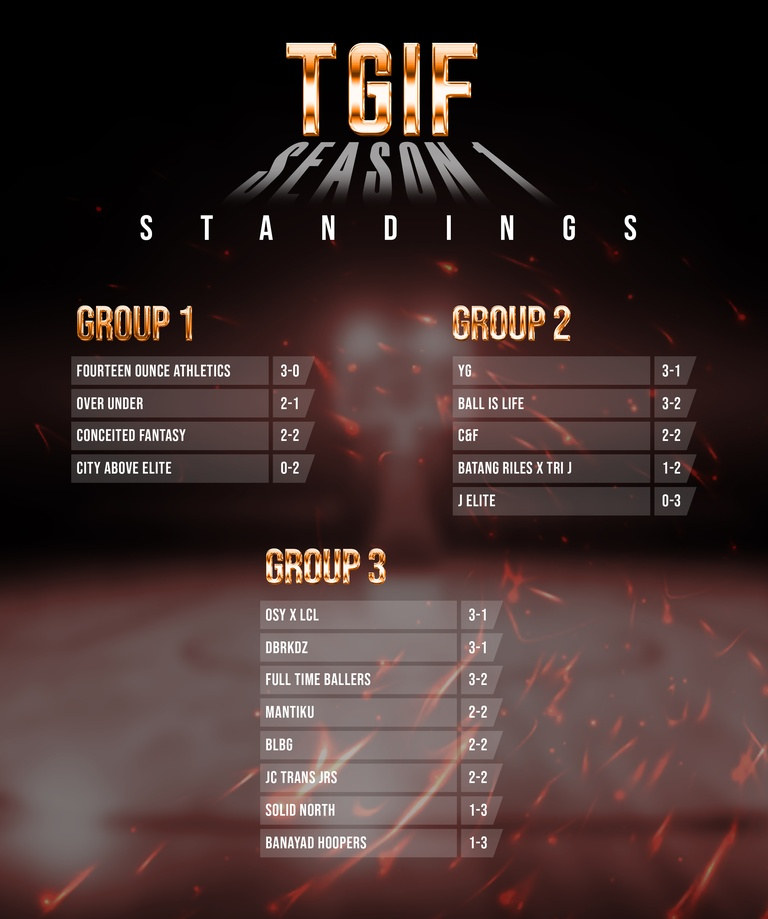
#> input picture TGIF STANDINGS (1).jpg, 768 x 919 px, shrunk from 2748 x 3291 before the run, found by its file name
$ python grid_ocr.py
#> lines starting #> are read from the running program, lines starting #| are printed output that depends on the picture
import pytesseract
from PIL import Image, ImageEnhance

img = Image.open('TGIF STANDINGS (1).jpg').convert('L')
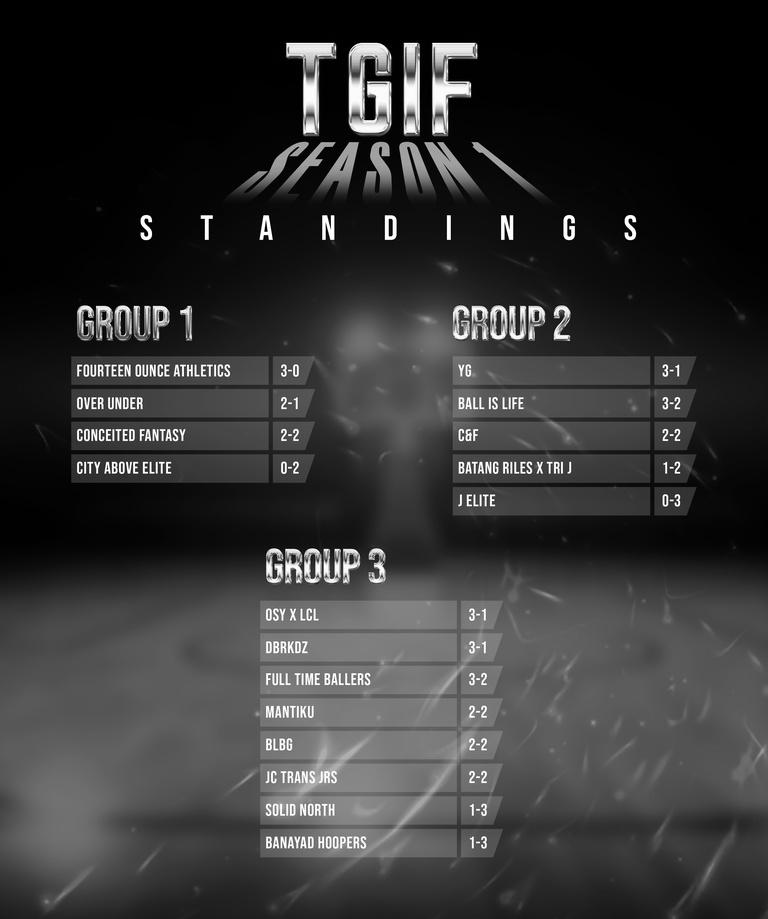
#> img: PIL image 768x919 L; min 0, max 255, mean 52.4
enhancer = ImageEnhance.Contrast(img)
img = enhancer.enhance(2.0)
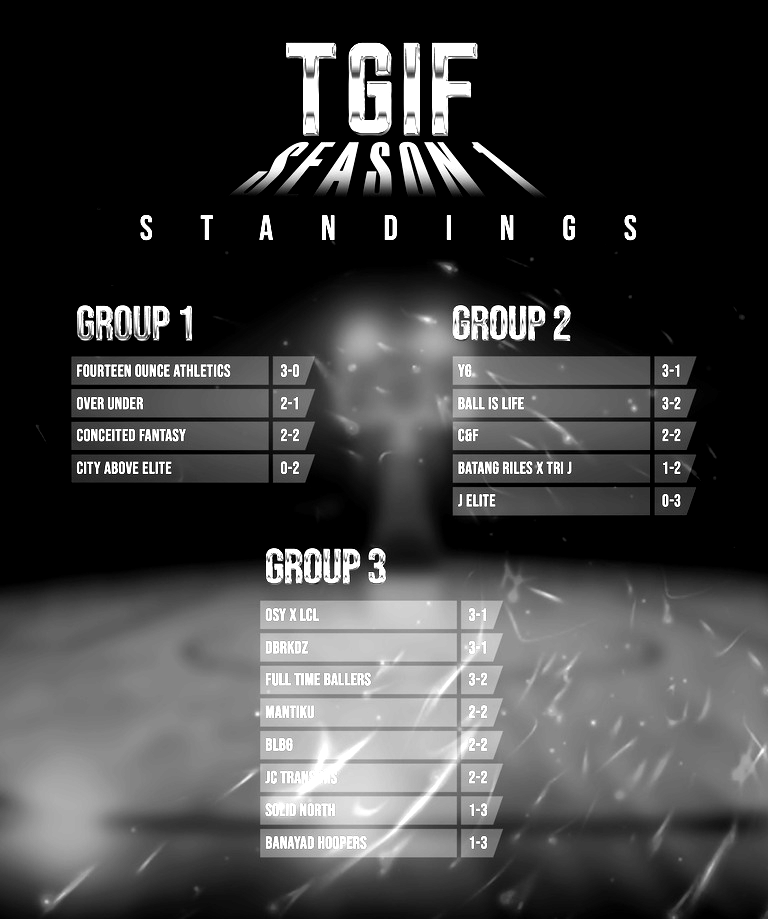
#> img: PIL image 768x919 L; min 0, max 255, mean 64.5

width, height = img.size
#> width = 768; height = 919
rows, cols = 3, 3

for r in range(rows):
    for c in range(cols):
        left = c * (width // cols)
        right = (c + 1) * (width // cols)
        top = r * (height // rows)
        bottom = (r + 1) * (height // rows)

        piece = img.crop((left, top, right, bottom))
#> (the run stopped early here; a loop or call above may not have finished)

$ run again, with image.png saved as TGIF STANDINGS (1).jpg
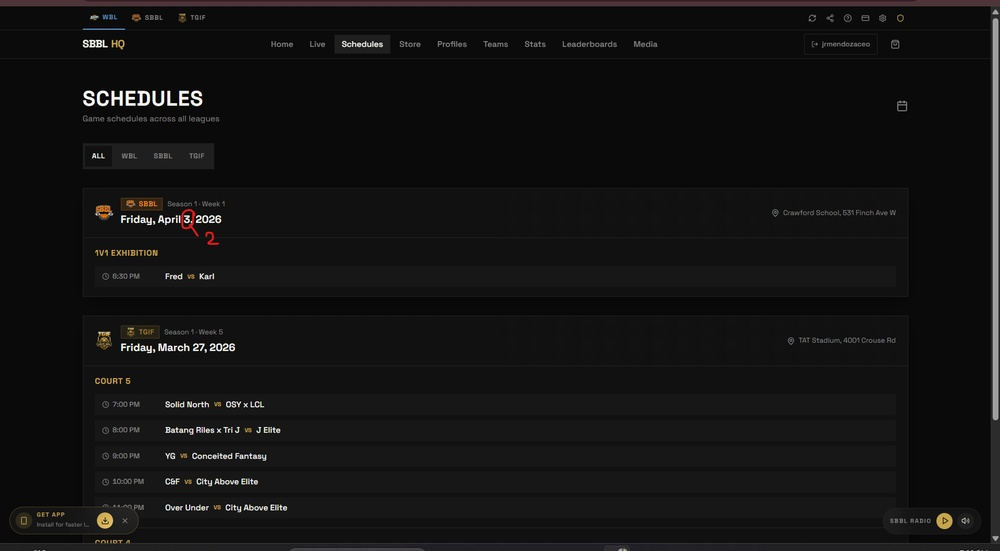
#> input picture image.png, 1000 x 551 px, shrunk from 1919 x 1058 before the run, found by its file name
#> `img = enhancer.enhance(2.0)`:
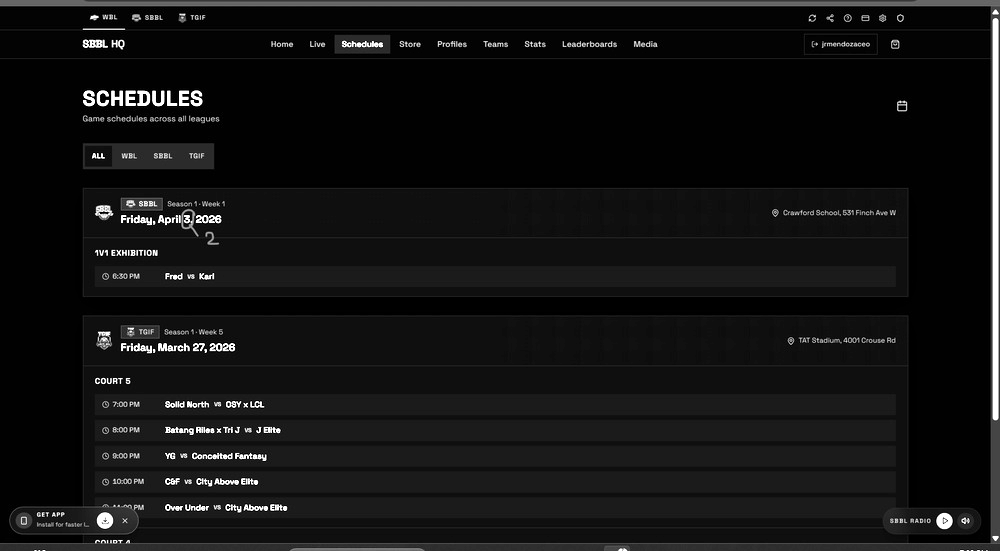
#> img: PIL image 1000x551 L; min 0, max 255, mean 18
